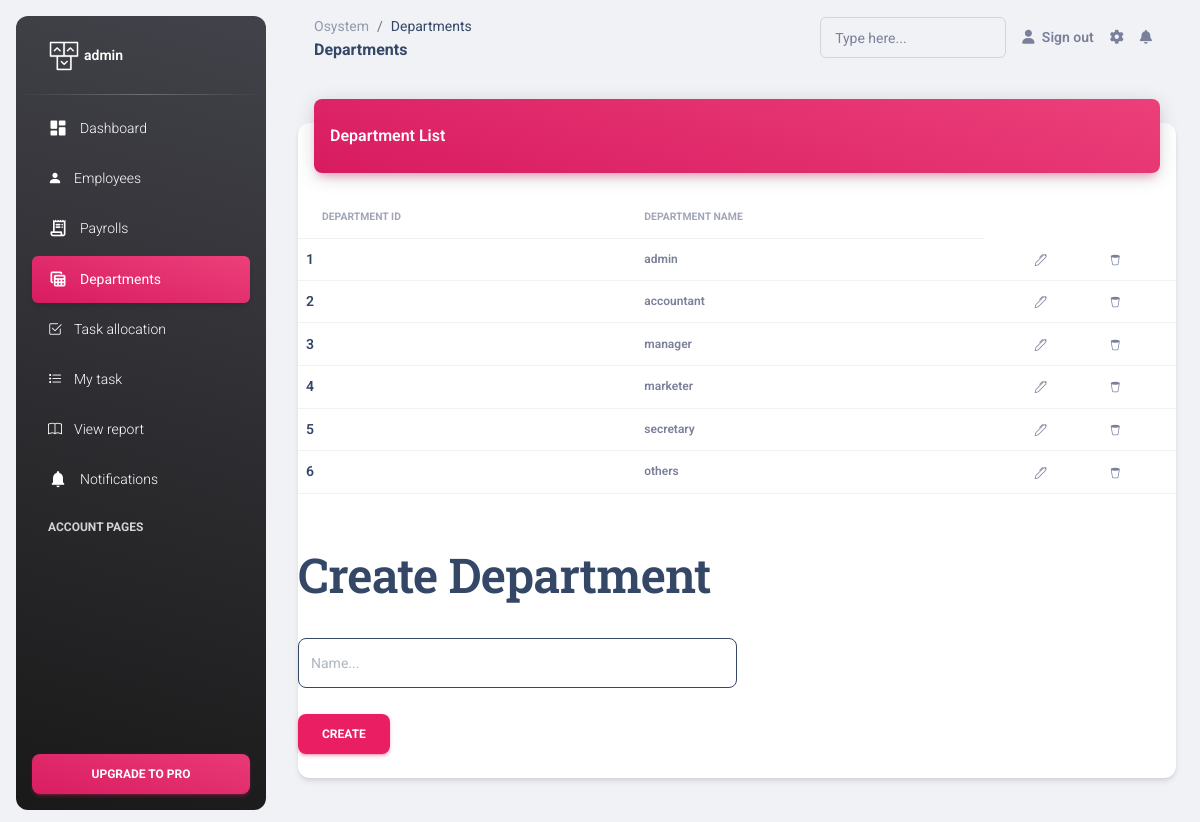
The page /pages/department.php (signed in) on the database its author committed.
### tables this page shows
CREATE TABLE `departments` (
  `deptId` int(10) NOT NULL,
  `deptName` varchar(100) NOT NULL
);

### pages/department.php (the view, shortened to what the rows shown need)
<!DOCTYPE html>
<html lang="en">
<head>
  <link
      rel="stylesheet"
      href="https://cdn.jsdelivr.net/npm/bootstrap-icons@1.4.1/font/bootstrap-icons.css"
    />
  <link href="../assets/css/nucleo-icons.css" rel="stylesheet" />
  <link href="../assets/css/nucleo-svg.css" rel="stylesheet" />
  <link id="pagestyle" href="../assets/css/material-dashboard.css?v=3.0.4" rel="stylesheet" />
</head>
<body class="g-sidenav-show  bg-gray-200">
<main class="main-content position-relative max-height-vh-100 h-100 border-radius-lg ">
        <?php
    require_once '../inc/conn.php';
   echo '<div class="container-fluid py-4">';
   echo  '<div class="row">';
   echo  '<div class="col-12">';
   echo   ' <div class="card my-4">';
   echo       '<div class="card-body px-0 pb-2">';
            echo         '<div class="table-responsive p-0">';
            $qry="SELECT * FROM departments";
        $result=mysqli_query($cnn, $qry);
        echo '<table class="table align-items-center mb-0">';
        echo'<thead>';
        echo '<tr>';
        echo  ' <th class="text-uppercase text-secondary text-xxs font-weight-bolder opacity-7">Department Id</th>';
        echo   '<th class="text-uppercase text-secondary text-xxs font-weight-bolder opacity-7 ps-2">Department Name</th>';
        while($row=mysqli_fetch_array($result))
{
    echo '<tr>';
    echo '<td> <h6 class="mb-0 text-sm">'.$row['deptId'].'</td>';
    echo '<td> <p class="text-xs font-weight-bold mb-0">'.$row['deptName'].'</td>';
    echo '<td>'.'</td>';
    echo "<td><a class='text-secondary font-weight-bold text-xs data-toggle=tooltip' data-original-title='Edit user' href=\"../update.php?udt=".$row['deptId']."\"><i class='bi bi-pen'></i></a></td>";
    echo "<td><a class='text-secondary font-weight-bold text-xs data-toggle=tooltip' data-original-title='Edit user' href=\"../del.php?udt=".$row['deptId']."\"><i class='bi bi-trash2'></i></a></td>";
    echo '</tr>';
}
echo '</table><br><br>';
echo'</div>';
echo'<form action="../inc/create-inc.php" method="post">';
echo '<h1>Create Department</h5><br>';
echo'<input type="text"  class="form-control form-control-lg w-50 border border-dark" name="dname" placeholder="Name..."><br>';
echo '<button type="submit" name="submit" class="btn btn-primary ">Create</button>';
echo'</form>';
echo'</div>';
echo'</div>';
echo'</div>';
echo'</div>';
?>
</body>
</html>

### rows shown on the page
departments: deptId "1", deptName "admin"
departments: deptId "2", deptName "accountant"
departments: deptId "3", deptName "manager"
departments: deptId "4", deptName "marketer"
departments: deptId "5", deptName "secretary"
departments: deptId "6", deptName "others"

### other values the page prints
$_SESSION["deptId"] "admin"
